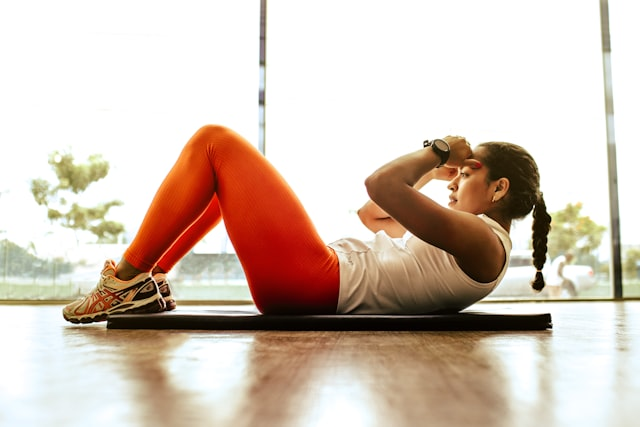
#> input picture samples/pose/person.jpg, 640 x 427 px
$ python run_pose.py --image person.jpg --out pose_out.png
#> lines starting #> are read from the running program, lines starting #| are printed output that depends on the picture
#> in main, img is the input picture: PIL image 640x427 RGB; mean R, G, B 211.8, 194.8, 182.4
#| image (640, 427) layout=nchw
#> (the call stopped at in adb, `return subprocess.run([ADB, *args], capture_output=True, text=True, **..`: subprocess is not available in this run)
#> (the call stopped at in adb, `return subprocess.run([ADB, *args], capture_output=True, text=True, **..`: subprocess is not available in this run)
### samples/pose/mediapipe_pose.py
"""
MediaPipe-Pose (BlazePose) pre/post-processing for the Qualcomm AI Hub QNN .pte models.

Two-stage pipeline:
  1. pose_detector_qnn.pte   input (1,3,128,128) f32 RGB [0,1]
                             outputs box_coords_1 (1,512,12), box_coords_2 (1,384,12),
                                     box_scores_1 (1,512,1),  box_scores_2 (1,384,1)
  2. pose_landmark_qnn.pte   input (1,3,256,256) f32 RGB [0,1]
                             outputs scores (1,), landmarks (1,25,4)

These shapes were verified on-device (Samsung S25 Ultra, SM8750) with qnn_executor_runner.
The .pte already runs on the Hexagon NPU; this module only does the CPU-side glue.

Reference: github.com/quic/ai-hub-models  qai_hub_models/models/mediapipe_pose/
           github.com/zmurez/MediaPipePyTorch (BlazePose anchor/decode math)
"""
import math
import numpy as np
from PIL import Image, ImageDraw

# --- Verified model constants -------------------------------------------------
DET_SIZE = 128          # detector input H=W
LM_SIZE = 256           # landmark input H=W
NUM_ANCHORS = 896
NUM_COORDS = 12         # [cx,cy,w,h, kp0x,kp0y, kp1x,kp1y, kp2x,kp2y, kp3x,kp3y]
SCORE_CLIP = 100.0
MIN_DET_SCORE = 0.75    # detector box score threshold (post-sigmoid)
NMS_IOU = 0.3
MIN_LM_SCORE = 0.5      # landmark presence flag threshold
# Pose ROI is built from detector keypoints 2 & 3 (hip-center / scale point).
ROI_KP_CENTER, ROI_KP_SCALE = 2, 3
ROI_DSCALE = 1.5
ROI_ROT_OFFSET = math.pi / 2.0
NUM_LANDMARKS = 25

# 25-landmark skeleton (qai POSE_LANDMARK_CONNECTIONS).
CONNECTIONS = [
    (0, 1), (1, 2), (2, 3), (3, 7), (0, 4), (4, 5), (5, 6), (6, 8), (9, 10),
    (11, 13), (13, 15), (15, 17), (17, 19), (19, 15), (15, 21),
    (12, 14), (14, 16), (16, 18), (18, 20), (20, 16), (16, 22),
    (11, 12), (12, 24), (24, 23), (23, 11),
]


# --- SSD anchors (MediaPipe SsdAnchorsCalculator, pose_detection 128x128) ------
def _calc_scale(mn, mx, i, n):
    return (mn + mx) * 0.5 if n == 1 else mn + (mx - mn) * i / (n - 1.0)


def generate_anchors():
    """Returns (896, 4) anchors as [x_center, y_center, w, h], normalized to [0,1]."""
    strides = [8, 16, 16, 16]
    min_scale, max_scale = 0.1484375, 0.75
    offset = 0.5
    n = len(strides)
    anchors = []
    layer = 0
    while layer < n:
        a_ratios, scales = [], []
        last = layer
        while last < n and strides[last] == strides[layer]:
            s = _calc_scale(min_scale, max_scale, last, n)
            a_ratios.append(1.0); scales.append(s)               # aspect_ratios = [1.0]
            s_next = 1.0 if last == n - 1 else _calc_scale(min_scale, max_scale, last + 1, n)
            a_ratios.append(1.0); scales.append(math.sqrt(s * s_next))  # interpolated_scale
            last += 1
        stride = strides[layer]
        fm = math.ceil(DET_SIZE / stride)                        # square feature map
        for y in range(fm):
            for x in range(fm):
                for _ in range(len(a_ratios)):                   # fixed_anchor_size -> w=h=1
                    anchors.append([(x + offset) / fm, (y + offset) / fm, 1.0, 1.0])
        layer = last
    arr = np.asarray(anchors, dtype=np.float32)
    assert arr.shape == (NUM_ANCHORS, 4), arr.shape
    return arr


# --- Image preprocessing (letterbox) ------------------------------------------
def letterbox(img: Image.Image, size: int):
    """Aspect-preserving resize into a centered square, zero-padded.
    Returns (square_rgb_uint8 HxWx3, scale, pad_x, pad_y) for inverse mapping."""
#> called with size = 128
    w, h = img.size
#> w = 640; h = 427
    scale = size / max(w, h)
#> scale = 0.2
    nw, nh = round(w * scale), round(h * scale)
#> nw = 128; nh = 85
    resized = img.convert("RGB").resize((nw, nh), Image.BILINEAR)
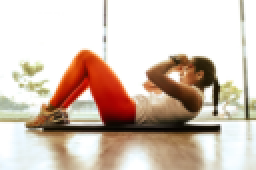
#> resized: PIL image 128x85 RGB (shown 2 times larger); mean R, G, B 211.8, 194.8, 182.4
    canvas = Image.new("RGB", (size, size), (0, 0, 0))
#> canvas: PIL image 128x128 RGB; every value is 0
    px, py = (size - nw) // 2, (size - nh) // 2
#> px = 0; py = 21
    canvas.paste(resized, (px, py))
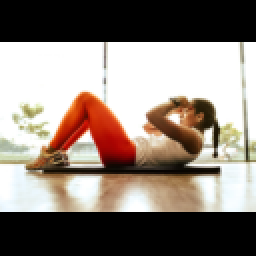
#> canvas: PIL image 128x128 RGB (shown 2 times larger); mean R, G, B 140.6, 129.4, 121.1
    return np.asarray(canvas, dtype=np.uint8), scale, px, py


def to_input_raw(square_uint8: np.ndarray, layout: str) -> bytes:
    """square_uint8 HxWx3 RGB -> float32 [0,1] bytes in NHWC or NCHW order."""
    arr = square_uint8.astype(np.float32) / 255.0          # HWC
    if layout == "nchw":
        arr = np.transpose(arr, (2, 0, 1))                 # CHW
    return np.ascontiguousarray(arr).tobytes()


# --- Detector decode ----------------------------------------------------------
def _sigmoid(x):
    x = np.clip(x.astype(np.float64), -SCORE_CLIP, SCORE_CLIP)
    return 1.0 / (1.0 + np.exp(-x))


# [39 lines left out: functions decode_detections, _iou, nms, not called in this run]


# --- ROI (rotated crop) from a detection --------------------------------------
def letterbox_to_orig(pt, scale, px, py):
    return np.array([(pt[0] * DET_SIZE - px) / scale, (pt[1] * DET_SIZE - py) / scale], np.float32)


# [27 lines left out: functions roi_from_detection, affine_256_to_orig, not called in this run]


def crop_roi_256(img: Image.Image, coeffs):
    return img.convert("RGB").transform((LM_SIZE, LM_SIZE), Image.AFFINE, coeffs, Image.BILINEAR)


# [24 lines left out: functions landmarks_to_orig, draw_pose, not called in this run]

### samples/pose/run_pose.py
#!/usr/bin/env python3
"""
Run MediaPipe-Pose (BlazePose) on the Samsung S25 Ultra Hexagon NPU, end to end.

The two QNN .pte models execute on-device via `qnn_executor_runner` in the adb-shell
domain (the installed app is blocked from the cDSP by Samsung SELinux; the shell is not).
This host script does image pre/post-processing and shells out to adb for the NPU runs.

  host: image --letterbox--> raw tensor
  adb : push raw -> run pose_detector_qnn.pte on NPU -> pull 4 output tensors
  host: decode + NMS -> rotated ROI -> 256 crop --> raw tensor
  adb : push raw -> run pose_landmark_qnn.pte on NPU -> pull scores + landmarks
  host: map landmarks back to image -> draw skeleton -> save annotated PNG

Usage:
  ./.venv/bin/python run_pose.py --image person.jpg --out pose_out.png
Prerequisites (one-time, done by setup in README):
  - adb on PATH (or $ADB), device connected, USB debugging on
  - QNN libs + qnn_executor_runner staged on device (the script stages them if missing)
"""
import argparse
import os
import subprocess
import sys
import numpy as np
from PIL import Image

import mediapipe_pose as mp

ADB = os.environ.get("ADB", os.path.expanduser("~/Library/Android/sdk/platform-tools/adb"))
DEVICE_DIR = "/data/local/tmp/poserun"
# Reuse the QNN runtime libs already staged for the Qwen demo.
LIB_SRC_DIR = "/data/local/tmp/qwenrun"
RUNNER_LOCAL = os.path.expanduser(
    "~/work/etbuild/executorch/build-android/examples/qualcomm/executor_runner/qnn_executor_runner"
)
HERE = os.path.dirname(os.path.abspath(__file__))


def adb(*args, **kw):
    return subprocess.run([ADB, *args], capture_output=True, text=True, **kw)


def adb_sh(cmd):
    r = adb("shell", cmd)
    return r.stdout + r.stderr


def ensure_device_staged(detector_pte, landmark_pte):
    """Stage runner + QNN libs + both models on device (idempotent)."""
    adb_sh(f"mkdir -p {DEVICE_DIR}/out")
    have = adb_sh(f"ls {DEVICE_DIR}")
    if "qnn_executor_runner" not in have:
        if not os.path.exists(RUNNER_LOCAL):
            sys.exit(f"qnn_executor_runner not found at {RUNNER_LOCAL}\n"
                     f"Build it via backends/qualcomm/scripts/build.sh (see README).")
        print("staging qnn_executor_runner + QNN libs on device ...")
        adb("push", RUNNER_LOCAL, f"{DEVICE_DIR}/qnn_executor_runner")
        adb_sh(f"cp {LIB_SRC_DIR}/libQnn*.so {LIB_SRC_DIR}/libc++_shared.so "
               f"{LIB_SRC_DIR}/libqnn_executorch_backend.so {DEVICE_DIR}/")
    for name, path in [("pose_detector_qnn.pte", detector_pte),
                       ("pose_landmark_qnn.pte", landmark_pte)]:
        if name not in have:
            print(f"pushing {name} ...")
            adb("push", path, f"{DEVICE_DIR}/{name}")


def run_on_npu(model, input_bytes, out_sizes):
    """Push input, run model on NPU, return list of np.float32 arrays (flat) per out_sizes."""
    in_local = os.path.join(HERE, "_in.raw")
    with open(in_local, "wb") as f:
        f.write(input_bytes)
    adb("push", in_local, f"{DEVICE_DIR}/_in.raw")
    adb_sh(f"rm -f {DEVICE_DIR}/out/output_*.raw; echo _in.raw > {DEVICE_DIR}/in_list.txt")
    log = adb_sh(
        f"cd {DEVICE_DIR} && LD_LIBRARY_PATH={DEVICE_DIR} ADSP_LIBRARY_PATH={DEVICE_DIR} "
        f"./qnn_executor_runner --model_path {model} --input_list_path in_list.txt "
        f"--output_folder_path {DEVICE_DIR}/out 2>&1")
    if "inference took" not in log and "is loaded" not in log:
        sys.exit(f"NPU run failed for {model}:\n{log[-800:]}")
    outs = []
    for i, nbytes in enumerate(out_sizes):
        local = os.path.join(HERE, f"_out_{i}.raw")
        adb("pull", f"{DEVICE_DIR}/out/output_0_{i}.raw", local)
        arr = np.fromfile(local, dtype=np.float32)
        if arr.size * 4 != nbytes:
            sys.exit(f"output {i} size {arr.size*4}B != expected {nbytes}B (layout/model mismatch)")
        outs.append(arr)
    return outs


def main():
    ap = argparse.ArgumentParser()
    ap.add_argument("--image", required=True)
    ap.add_argument("--out", default="pose_out.png")
    ap.add_argument("--detector", default=os.path.expanduser("~/work/s25_models/pose_detector_qnn.pte"))
    ap.add_argument("--landmark", default=os.path.expanduser("~/work/s25_models/pose_landmark_qnn.pte"))
    ap.add_argument("--layout", choices=["nhwc", "nchw"], default="nchw",
                    help="input tensor layout the .pte expects (verified NCHW on these models)")
    args = ap.parse_args()

    img = Image.open(args.image)
    print(f"image {img.size} layout={args.layout}")
    ensure_device_staged(args.detector, args.landmark)
    anchors = mp.generate_anchors()

    # --- Stage 1: detector on NPU ---
    sq128, scale, px, py = mp.letterbox(img, mp.DET_SIZE)
#> scale = 0.2; px = 0; py = 21
    det_outs = run_on_npu("pose_detector_qnn.pte",
                          mp.to_input_raw(sq128, args.layout),
                          out_sizes=[512 * 12 * 4, 384 * 12 * 4, 512 * 4, 384 * 4])
#> (the call stopped at in adb, `return subprocess.run([ADB, *args], capture_output=True, text=True, **..`: subprocess is not available in this run)
#> (the call stopped at in adb, `return subprocess.run([ADB, *args], capture_output=True, text=True, **..`: subprocess is not available in this run)
    coords = np.concatenate([det_outs[0].reshape(512, 12), det_outs[1].reshape(384, 12)], 0)
    scores = np.concatenate([det_outs[2], det_outs[3]], 0)
    print(f"detector: max score {mp._sigmoid(scores).max():.3f} "
          f"(threshold {mp.MIN_DET_SCORE})")
    dets = mp.nms(mp.decode_detections(coords, scores, anchors))
    if not dets:
        sys.exit("No pose detected (max score below threshold). "
                 "If the person is clearly visible, try --layout nchw.")
    det = dets[0]
    print(f"detector: {len(dets)} pose(s), best score {det['score']:.3f}")

    # --- Stage 2: landmark on NPU ---
    _, _, _, corners = mp.roi_from_detection(det, scale, px, py)
    coeffs = mp.affine_256_to_orig(corners)
    crop = mp.crop_roi_256(img, coeffs)
    lm_outs = run_on_npu("pose_landmark_qnn.pte",
                         mp.to_input_raw(np.asarray(crop, np.uint8), args.layout),
                         out_sizes=[4, 25 * 4 * 4])
    lm_flag = float(lm_outs[0][0])
    landmarks = lm_outs[1].reshape(mp.NUM_LANDMARKS, 4)
    print(f"landmark: presence flag {lm_flag:.3f} (threshold {mp.MIN_LM_SCORE})")
    pts = mp.landmarks_to_orig(landmarks, coeffs)

    out = mp.draw_pose(img, pts, roi_corners=corners)
    out.save(args.out)
    print(f"saved {args.out}"
          + ("" if lm_flag >= mp.MIN_LM_SCORE else "  [WARN: low presence flag — pose may be off]"))


if __name__ == "__main__":
    main()
#> (the call stopped at in adb, `return subprocess.run([ADB, *args], capture_output=True, text=True, **..`: subprocess is not available in this run)
